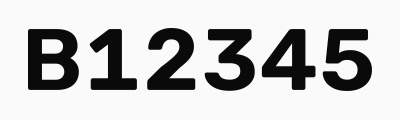
#> input picture rk3588_zero_copy/test_plate.jpg, 400 x 120 px
$ python make_npu_input.py --src ../rk3588_zero_copy/test_plate.jpg --out out.png
#> lines starting #> are read from the running program, lines starting #| are printed output that depends on the picture
#!/usr/bin/env python3
"""make_npu_input.py —— 生成 npu-only 单元用的预录输入帧

用途:
  npu-only 单元必须完全排除 MPP 与 RGA, 所以输入不能来自实时解码,
  而是一份**预先录好**的帧数据。这样单元里跑的就是纯 RKNN 推理。

产物:
  <out>/frame_<W>x<H>.nv12   NV12 原始帧 (W*H*3/2 字节)
  <out>/frame_<W>x<H>.rgb    RGB888 原始帧 (W*H*3 字节)
  两者来自同一张源图, 内容等价, 供两种输入模式使用。

处理方式: letterbox(等比缩放 + 114 灰边), 与 YOLOv8 训练时的预处理一致。

用法:
  python3 make_npu_input.py --src <图片路径> --out <输出目录> [--width 640] [--height 640]

依赖: 需要 OpenCV 与 numpy。板端可用工程 venv:
  /home/seeed/rk_deploy/_bench/venv/bin/python3.12
"""

import argparse
import os
import sys

import cv2
import numpy as np


def letterbox(img, out_w, out_h, pad=114):
    """等比缩放 + 居中填充(灰边)。返回 (out_img, scale, pad_x, pad_y)。"""
    h, w = img.shape[:2]
    scale = min(out_w / w, out_h / h)
    nw, nh = int(round(w * scale)), int(round(h * scale))
    resized = cv2.resize(img, (nw, nh), interpolation=cv2.INTER_LINEAR)
    canvas = np.full((out_h, out_w, 3), pad, dtype=np.uint8)
    x0, y0 = (out_w - nw) // 2, (out_h - nh) // 2
    canvas[y0:y0 + nh, x0:x0 + nw] = resized
    return canvas, scale, x0, y0


def rgb_to_nv12(rgb):
    """RGB888 -> NV12 (BT.601 有限范围)

    与单元内 unit_npu.cc 的 nv12_to_rgb888() 严格互为逆运算:
      - UV 采用 2x2 最近邻抽点(与单元侧读取方式一致)
      - UV 在行内交织: 偶数列放 U, 奇数列放 V
    返回 H*W*3/2 字节的 uint8 数组。
    """
    yuv = cv2.cvtColor(rgb, cv2.COLOR_RGB2YUV)   # 全分辨率 YUV, 三通道
    h, w = rgb.shape[:2]
    y = yuv[:, :, 0]
    u = yuv[0::2, 0::2, 1]                        # 2x2 抽一个
    v = yuv[0::2, 0::2, 2]
    uv = np.empty((h // 2, w), dtype=np.uint8)
    uv[:, 0::2] = u
    uv[:, 1::2] = v
    nv12 = np.empty(h * w * 3 // 2, dtype=np.uint8)
    nv12[:h * w] = y.ravel()
    nv12[h * w:] = uv.ravel()
    return nv12


def main():
    ap = argparse.ArgumentParser()
    ap.add_argument("--src", required=True, help="源图片路径")
    ap.add_argument("--out", required=True, help="输出目录")
    ap.add_argument("--width", type=int, default=640)
    ap.add_argument("--height", type=int, default=640)
    args = ap.parse_args()

    if not os.path.isfile(args.src):
        print(f"[FATAL] 源图不存在: {args.src}", file=sys.stderr)
        return 1

    bgr = cv2.imread(args.src, cv2.IMREAD_COLOR)
#> bgr is the input picture: shape (120, 400, 3); min 3, max 255, mean 196.9
    if bgr is None:
        print(f"[FATAL] 无法解码: {args.src}", file=sys.stderr)
        return 1
    rgb = cv2.cvtColor(bgr, cv2.COLOR_BGR2RGB)
    out_img, scale, px, py = letterbox(rgb, args.width, args.height)
#> in letterbox, `resized = cv2.resize(img, (nw, nh), interpolation=cv2.INTER_LINEAR)`:
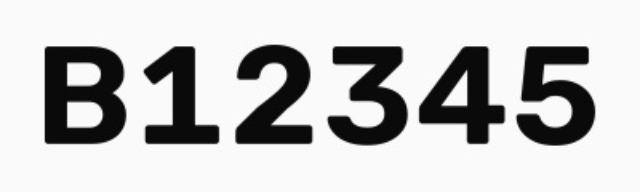
#> resized: shape (192, 640, 3); min 5, max 254, mean 196.9
#> in letterbox, `canvas[y0:y0 + nh, x0:x0 + nw] = resized`:
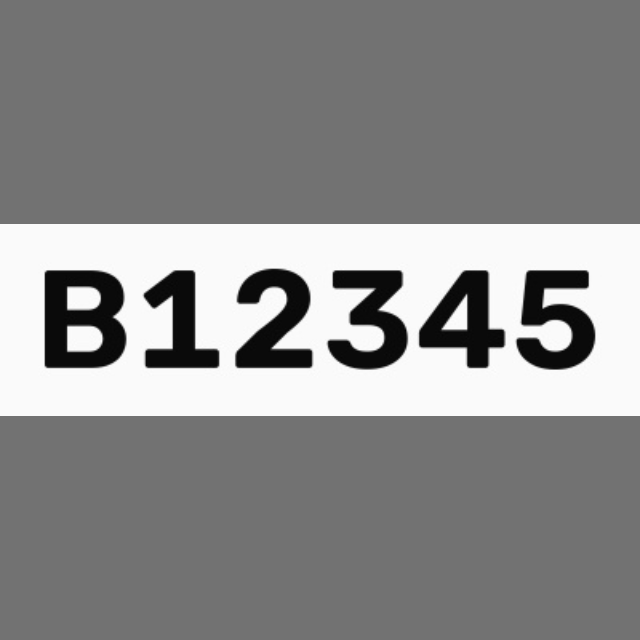
#> canvas: shape (640, 640, 3); min 5, max 254, mean 138.9
#> scale = 1.6; px = 0; py = 224

    os.makedirs(args.out, exist_ok=True)
    base = f"frame_{args.width}x{args.height}"

    nv12 = rgb_to_nv12(out_img)
#> in rgb_to_nv12, `yuv = cv2.cvtColor(rgb, cv2.COLOR_RGB2YUV)`: yuv: shape (640, 640, 3); mean of channels 0, 1, 2 138.9, 128, 128
#> in rgb_to_nv12, `u = yuv[0::2, 0::2, 1]`: u: shape (320, 320); every value is 128
#> in rgb_to_nv12, `uv[:, 0::2] = u`:
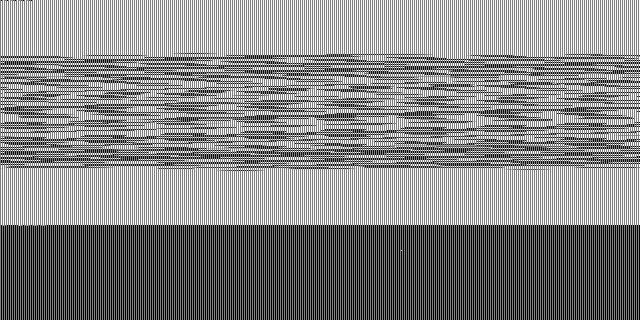
#> uv: shape (320, 640); min 0, max 255, mean 133.2
#> in rgb_to_nv12, `uv[:, 1::2] = v`: uv: shape (320, 640); every value is 128
    nv12_path = os.path.join(args.out, base + ".nv12")
    with open(nv12_path, "wb") as f:
        f.write(nv12.tobytes())

    rgb_path = os.path.join(args.out, base + ".rgb")
    with open(rgb_path, "wb") as f:
        f.write(out_img.tobytes())

    print(f"[OK] 源图      : {args.src}  {bgr.shape[1]}x{bgr.shape[0]}")
#| [OK] 源图      : ../rk3588_zero_copy/test_plate.jpg  400x120
    print(f"[OK] letterbox : scale={scale:.4f} pad_x={px} pad_y={py}")
#| [OK] letterbox : scale=1.6000 pad_x=0 pad_y=224
    print(f"[OK] NV12      : {nv12_path}  ({len(nv12)} 字节)")
#| [OK] NV12      : out.png/frame_640x640.nv12  (614400 字节)
    print(f"[OK] RGB888    : {rgb_path}  ({out_img.size} 字节)")
#| [OK] RGB888    : out.png/frame_640x640.rgb  (1228800 字节)
    print()
    print("用 npu-only 单元跑:")
    print(f"  ./build_minimal/rk_minimal --npu-only --src nv12:{nv12_path} "
          f"--model <model.rknn> --frames 100")
    return 0


if __name__ == "__main__":
    raise SystemExit(main())
#> (the program exits here)
